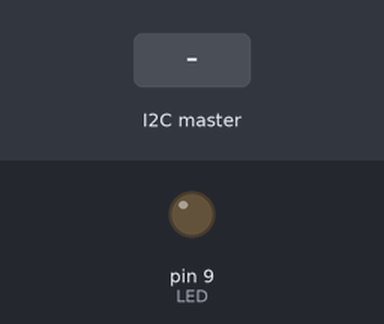
Simulated run of this sketch. Board: Arduino Uno, built with avr-gcc and run on an emulated ATmega328P. On the bench: output pins drawn as LEDs (lit = HIGH). Inputs (shaded band) come from the test bench.

Above: at 1.2 s.
1.3 s: the I2C master sends the byte 1
At 2.4 s:
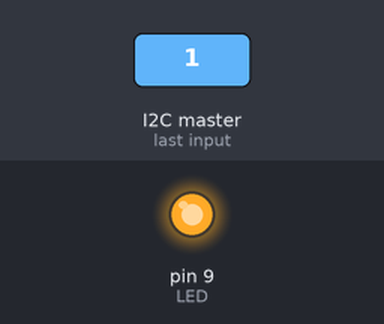
2.8 s: the I2C master sends the byte 0
At 3.5 s:
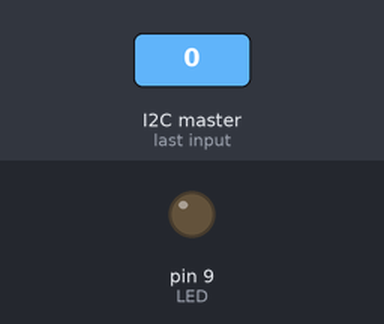
4.3 s: the I2C master sends the byte 2
At 4.7 s:
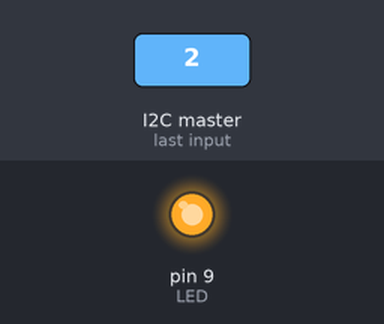
Timing chart, 0 to 7.3 s (numbered marks = the images above; inputs shaded):
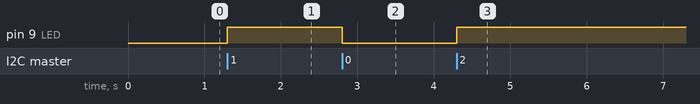

The sketch:

Projeto_187_Escravo.ino
```cpp
#include <Wire.h>
const byte LED=9;
void receber(int n){ if(Wire.available())digitalWrite(LED,Wire.read()!=0);
 while(Wire.available())Wire.read(); }
void setup(){pinMode(LED,OUTPUT);Wire.begin(8);Wire.onReceive(receber);}
void loop(){}
```

Measured:
- after the input at 1.3 s, pin 9 (LED): LOW → HIGH at once
- after the input at 2.8 s, pin 9 (LED): HIGH → LOW at once
- after the input at 4.3 s, pin 9 (LED): LOW → HIGH at once
